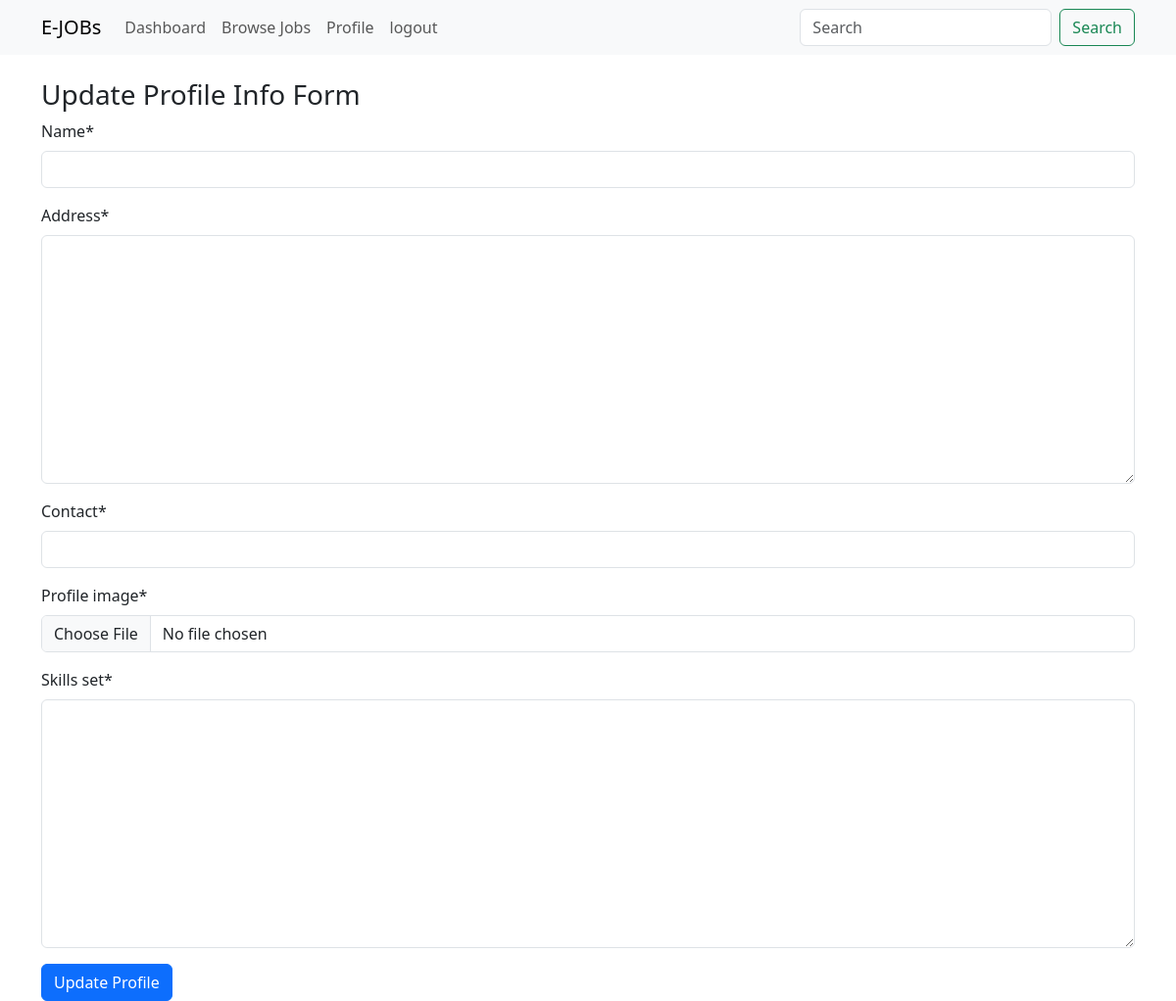
The page /update-profile-view/ (signed in) on the database as committed earlier.
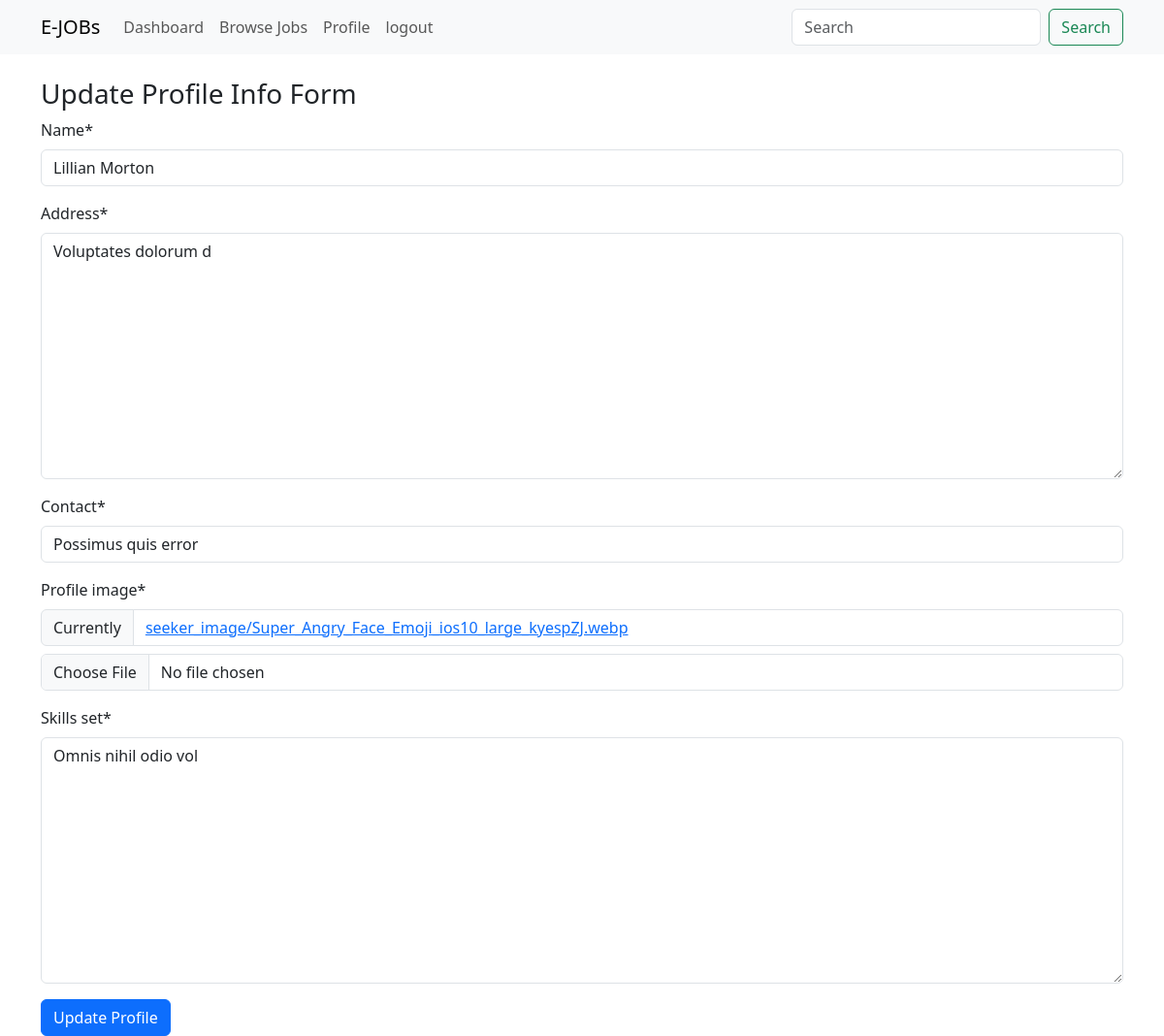
The same page on the database as committed later.
### jobportal/models.py (models this page shows, shortened)
class SeekerProfileModel(models.Model):
    seeker = models.OneToOneField(
        User,
        on_delete=models.CASCADE,
        related_name='seeker_profile',
        null=True
    )
    name = models.CharField(max_length=200, null=True)
    address = models.TextField(null=True)
    contact = models.CharField(max_length=20, null=True)
    profile_image = models.ImageField(upload_to='seeker_image', null=True)
    skills_set = models.TextField(null=True)
    created_at = models.DateField(auto_now_add=True, null=True)
    updated_at = models.DateField(auto_now=True, null=True)

### jobportal/views.py (the view, shortened to what this page needs)
# urls.py: path('update-profile-view/', update_profile_view, name='update_profile_view'),
@login_required
def update_profile_view(request):
    current_user = request.user
    if current_user.user_type == 'Recruiter':
        try:
            profile_data = RecruiterProfileModel.objects.get(recruiter= current_user)
        except:
            profile_data = None
        if request.method == 'POST':
            form_data = RecruiterProfileUpdateForm(request.POST, request.FILES, instance=profile_data)
            if form_data.is_valid():
                data = form_data.save(commit=False)
                data.recruiter = current_user
                data.save()
                messages.success(request, 'Profile Updated Successfully.')
                return redirect('profile_view')
        form_data = RecruiterProfileUpdateForm(instance=profile_data)
    else:
        try:
            profile_data = SeekerProfileModel.objects.get(seeker = current_user)
        except:
            profile_data = None
        form_data = SeekerProfileUpdateForm(instance=profile_data)
    context = {
        'form_data': form_data,
        'title': 'Update Profile Info Page',
        'form_title': 'Update Profile Info Form',
        'form_btn': 'Update Profile',
    }
    return render(request, 'master/base-form.html', context)

### jobportal/forms.py
class SeekerProfileUpdateForm(forms.ModelForm):
  class Meta:
    model = SeekerProfileModel
    fields = '__all__'
    exclude = ['seeker']

### jobportal/templates/master/base-form.html (shortened to what this page needs)
{% extends 'master/base.html' %}
{% block content %}
{% load crispy_forms_tags %}
<h3>{{form_title}}</h3>
<form method="post" enctype="multipart/form-data">
  {{form_data|crispy}}
  <button type="submit" class="btn btn-primary">{{form_btn}}</button>
</form>
{% endblock content %}

Rows that differ between the two databases and show on the page:
added SeekerProfileModel: name "Lillian Morton", address "Voluptates dolorum d", contact "Possimus quis error", skills_set "Omnis nihil odio vol"
Other text that changed with them:
text no longer shown: "Name * Address * Contact * Profile image * Skills set *"
text now shown: "Name * Address * Contact * Profile image * Currently seeker_image/Super_Angry_Face_Emoji_ios10_large_kyespZJ.webp Skills set *"
